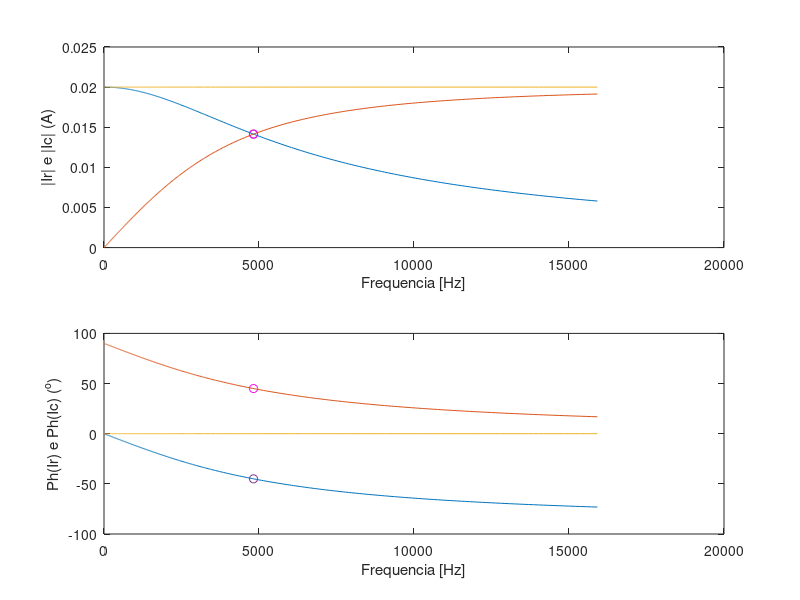

Recreate this plot in MATLAB.
clear
clc

## CIRCUITOS PARALELO

% cdados do circuitos
% corrente
I = 20e-3;
% resistencia
R = 150;
% capacitancia
C = 220e-9;
% amostragem
w = logspace(0, 5, 1000);

w_c = 1/(R*C);

% equacoes necessarias
Ir = (1./(j*w*C))./((1./(j*w*C)) + R)*I;
Ic = (R)./((1./(j*w*C)) + R)*I;

Irc = (1./(j*w_c*C))./((1./(j*w_c*C)) + R)*I;
Icc = (R)./((1./(j*w_c*C)) + R)*I;

% plotando o resultado
figure(1)
subplot(211), plot(w/(2*pi), abs(Ir), w/(2*pi), abs(Ic), w/(2*pi), abs(Ir+Ic), w_c/(2*pi), abs(Irc), 'o-', w_c/(2*pi), abs(Icc), 'om')
xlabel('Frequencia [Hz]'), ylabel('|Ir| e |Ic| (A)')

subplot(212), plot(w/(2*pi), angle(Ir)*180/pi, w/(2*pi), angle(Ic)*180/pi, w/(2*pi), angle(Ir+Ic)*180/pi, w_c/(2*pi), angle(Irc)*180/pi,'o-', w_c/(2*pi), angle(Icc)*180/pi,'om')
xlabel('Frequencia [Hz]'), ylabel('Ph(Ir) e Ph(Ic) (^o)')

%salvando o grafico em JPG
saveas(gca, 'grafico_11.jpg', 'jpg')